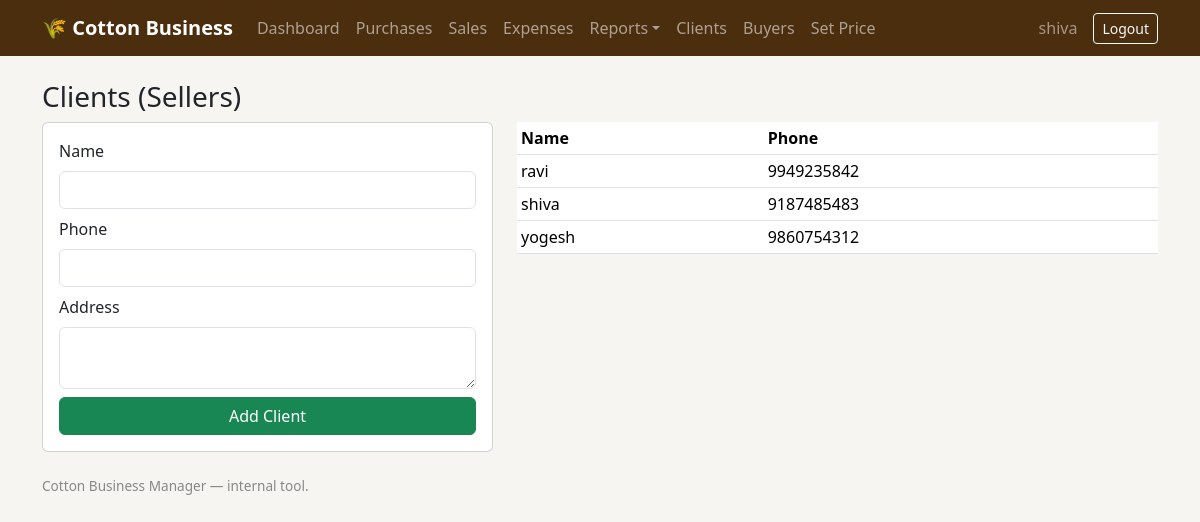
Page /clients/ (signed in) on the earlier database version.
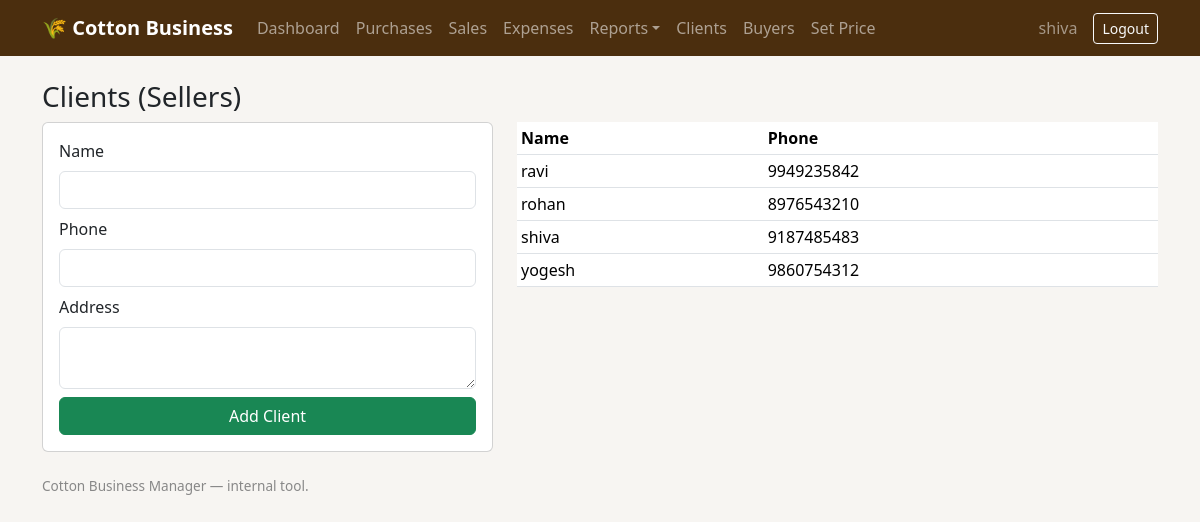
Same page on the later database version.
### core/models.py (models this page shows, shortened)
class Client(models.Model):
    name = models.CharField(max_length=150)
    phone = models.CharField(max_length=20, blank=True)
    address = models.TextField(blank=True)
    created_at = models.DateTimeField(auto_now_add=True)
    class Meta:
        ordering = ["name"]

### core/views.py (the view)
# urls.py: path("clients/", views.client_list, name="client_list"),
@login_required
def client_list(request):
    if request.method == "POST":
        form = ClientForm(request.POST)
        if form.is_valid():
            form.save()
            return redirect("core:client_list")
    else:
        form = ClientForm()
    return render(request, "core/client_list.html", {"form": form, "clients": Client.objects.all()})

### core/forms.py
class ClientForm(forms.ModelForm):
    class Meta:
        model = Client
        fields = ["name", "phone", "address"]
        widgets = {
            "name": forms.TextInput(attrs={"class": "form-control"}),
            "phone": forms.TextInput(attrs={"class": "form-control"}),
            "address": forms.Textarea(attrs={"rows": 2, "class": "form-control"}),
        }

### core/templates/core/client_list.html (shortened to what this page needs)
{% extends "core/base.html" %}
{% block content %}
<h3>Clients (Sellers)</h3>
<div class="row">
  <div class="col-md-5">
    <form method="post" class="card p-3">
      <div class="mb-2"><label class="form-label">Name</label>{{ form.name }}</div>
      <div class="mb-2"><label class="form-label">Phone</label>{{ form.phone }}</div>
      <div class="mb-2"><label class="form-label">Address</label>{{ form.address }}</div>
      <button class="btn btn-success">Add Client</button>
    </form>
  </div>
  <div class="col-md-7">
    <table class="table table-sm">
      <thead><tr><th>Name</th><th>Phone</th></tr></thead>
      <tbody>
      {% for c in clients %}
        <tr><td>{{ c.name }}</td><td>{{ c.phone }}</td></tr>
      {% endfor %}
      </tbody>
    </table>
  </div>
</div>
{% endblock %}

Differences in the rows shown:
added Client: name "rohan", phone "8976543210"
